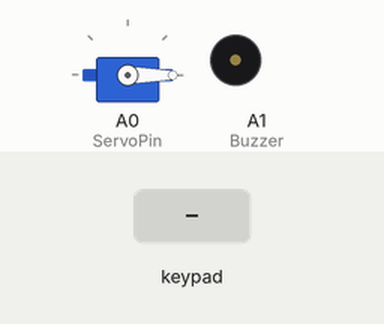
A sketch run on a simulated Arduino Uno, built with avr-gcc and run on an emulated ATmega328P. Shown: servo, buzzer (waves = sounding, pin HIGH). The inputs (shaded band) are chosen by the test bench. What the sketch prints to the serial monitor is not drawn.

Above: at 1.2 s.
1.3 s: keypad keys 3 6 2 9 pressed 0.4 s apart
At 3.3 s:
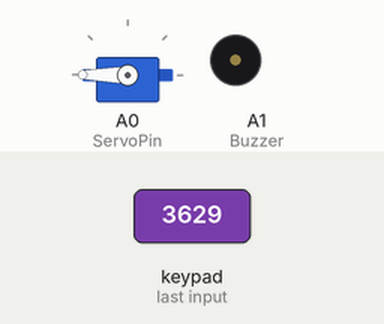
5.0 s: keypad keys 9 8 7 6 pressed 0.4 s apart
At 6.6 s:
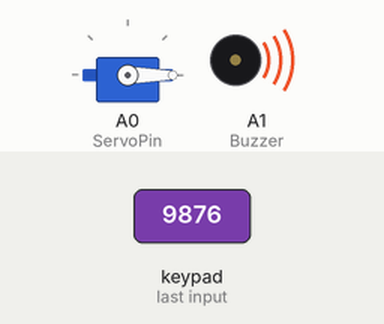
8.2 s: key 'A' pressed
9.7 s: key 'B' pressed
11.2 s: key '*' pressed
12.7 s: keypad keys 3 6 2 9 # pressed 0.4 s apart
At 15.2 s:
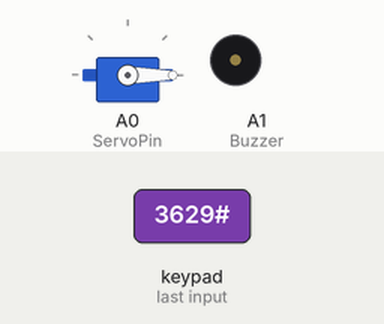
Timing chart, 0 to 16.7 s (numbered marks = the images above; inputs shaded):
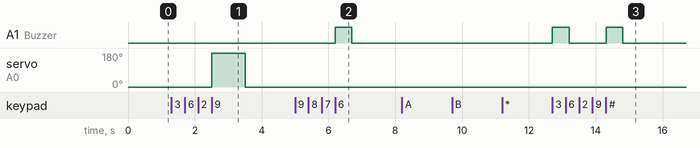

Measured:
- after the input at 1.3 s, servo on A0 (ServoPin): 0° → 180° after 1.2 s, → 0° 1.0 s later
- after the input at 5.0 s, A1 (Buzzer): LOW → HIGH after 1.2 s, → LOW 0.50 s later
- after the input at 8.2 s, every drawn part: stays the same
- after the input at 9.7 s, every drawn part: stays the same
- after the input at 11.2 s, every drawn part: stays the same
- after the input at 12.7 s, A1 (Buzzer): alternates HIGH for 0.50 s and LOW for 1.1 s, 4 changes in all, then stays LOW, starting at once

The sketch:

lab-w5-1.ino
```cpp
#include <Keypad.h>
#include <Servo.h>

#define Buzzer A1

// Setup Servo
#define ServoPin A0
Servo myServo;

// Metrix Table Configuration.
const byte ROWS = 4;
const byte COLS = 4;

// PIN Configuration.
const int maxPIN = 4; // Maximum of PIN Numbers
const char setPIN[maxPIN] = {'3', '6', '2', '9'};
char inputPIN[maxPIN];


// Keypad Mapping Matrix
char keys[ROWS][COLS] = {
  {'1','2','3','A'},
  {'4','5','6','B'},
  {'7','8','9','C'},
  {'*','0','#','D'}
};

// Keypad Pin Configuration
byte rowPins[ROWS] = {9, 8, 7, 6};
byte colPins[COLS] = {5, 4, 3, 2};

// Create Keypad Function.
Keypad keypad = Keypad(makeKeymap(keys), rowPins,colPins,ROWS,COLS);

void setup() {
  Serial.begin(9600);
  pinMode(Buzzer, OUTPUT);
  myServo.attach(ServoPin);
}

int i;

void loop() {
  int state = 0;
  myServo.write(0);
  Serial.print("PIN INPUT: ");
  for (i=0; i < maxPIN;){
    char key = keypad.getKey();
    if (key != NO_KEY){
      inputPIN[i] = key;
      Serial.print(inputPIN[i]);
      i++;
    }
  }
  Serial.println("");
  if(strncmp(inputPIN, setPIN, maxPIN) == 0){
    Serial.println("INFO: PIN Correct!!");
    myServo.write(180);
    delay(1000);
  }else{
    Serial.println("ERROR: PIN Incorrect.");
    digitalWrite(Buzzer, HIGH);
    delay(500);
    digitalWrite(Buzzer, LOW);
    delay(500);

  }
}
```
